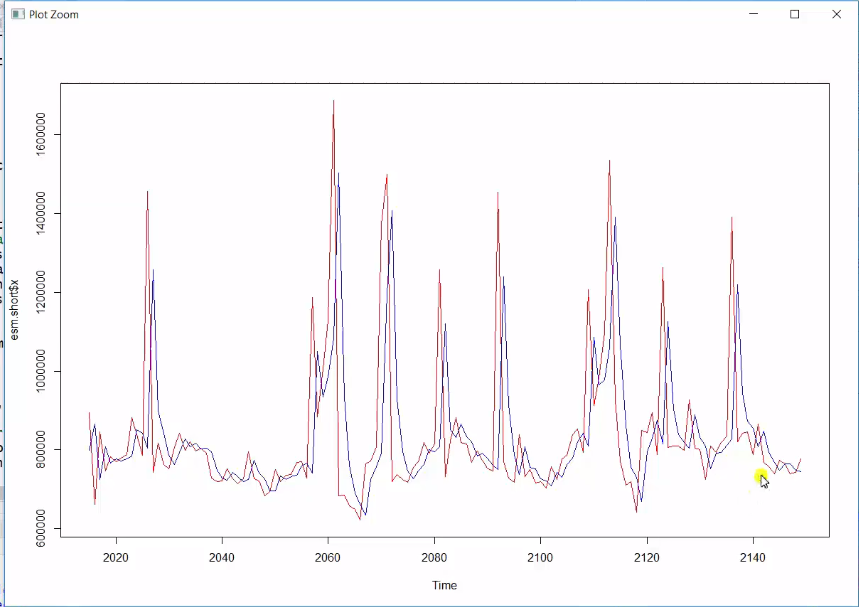

Recreate this plot in R.
#https://www.eduonix.com/dashboard/applied-machine-learning-for-professionals/lecture/16108516

# ---------------------------------------------
# 1. Create a time series forecast
# 2. Select the 'best' time series forecast
# 3. Forecast all stores and find average MAPE
# ---------------------------------------------


# Function to calculate MAPE (Mean Absolute Percent Error)
MAPE <- function(actuals, predicted) {
  MAPE <- mean((abs(actuals - predicted)/predicted)*100)
}

fcst.dates <- c('2012-10-05', '2012-10-12', '2012-10-19', '2012-10-26')

library(zoo)

# Use a loop to run the forecasting code for each store
for (i in 1:length(stores)) {
  
  # Extract data for one store and create ts object
  ts <- tsdat.10 %>%
    filter(Store.No == stores[i]) %>%
    select(Total.POS) %>%
    na.trim.ts(side = 'left')
  ts.short <- ts(ts[1:(length(ts)-4)], frequency = 1, start = c(year(min(tsdat.10$Date)),week(min(tsdat.10$Date))))
  ts.long <- ts(ts, frequency = 1, start = c(year(min(tsdat.10$Date)),week(min(tsdat.10$Date))))
  
  # Create ARIMA forecast and store holdout MAPE and out-of-sample forecast values
  arima.short <- auto.arima(ts.short, test = 'adf', ic = 'aic')
  arima.holdout.mape <- MAPE(ts[(length(ts)-3):length(ts)], as.vector(forecast(arima.short, h = 4)$mean))
  arima.fcst <- forecast(ts.long, model = arima.short, h = 4)$mean
  
  # Create ESM forecast and store MAPE
  esm.short <- ets(ts.short, model = 'ZZN', ic = 'aic', allow.multiplicative.trend = TRUE)
  esm.holdout.mape <- MAPE(ts[(length(ts)-3):length(ts)], as.vector(forecast(esm.short, h = 4)$mean))
  esm.fcst <- forecast(ts.long, model = esm.short, h = 4, use.initial.values = TRUE)$mean
  
  # Select better model
  if (arima.holdout.mape < esm.holdout.mape) {
    fcst <- cbind(fcst.dates, rep(stores[i],4), rep('ARIMA', 4), as.vector(arima.fcst), rep(arima.holdout.mape,4))
  } else {
    fcst <- cbind(fcst.dates, rep(stores[i],4), rep('ESM', 4), as.vector(esm.fcst), rep(esm.holdout.mape,4))
  }
  
  # Collect all forecasts in one data set
  if (i == 1) {
    ts.fcst <- fcst
  } else {
    ts.fcst <- rbind(ts.fcst,fcst)
  }
  
}
ts.fcst <- as.data.frame(ts.fcst)
colnames(ts.fcst) <- c('Date', 'Store.No', 'Model', 'TS.Predict', 'Holdout.MAPE')
ts.fcst$Date <- as.Date(ts.fcst$Date, format = '%Y-%m-%d')
ts.fcst$Store.No <- as.character(ts.fcst$Store.No)
ts.fcst$TS.Predict <- as.numeric(as.character(ts.fcst$TS.Predict))
ts.fcst$Holdout.MAPE <- as.numeric(as.character(ts.fcst$Holdout.MAPE))

# Calculate average MAPE
ts.avg.mape <- mean(as.numeric(ts.fcst[,5]))

plot(arima.short$x, col = 'red')
lines(arima.short$fitted, col = 'blue')
plot(forecast(arima.short, h = 4))

plot(esm.short$x, col = 'red')
lines(esm.short$fitted, col = 'blue')
plot(forecast(esm.short, h = 4))
